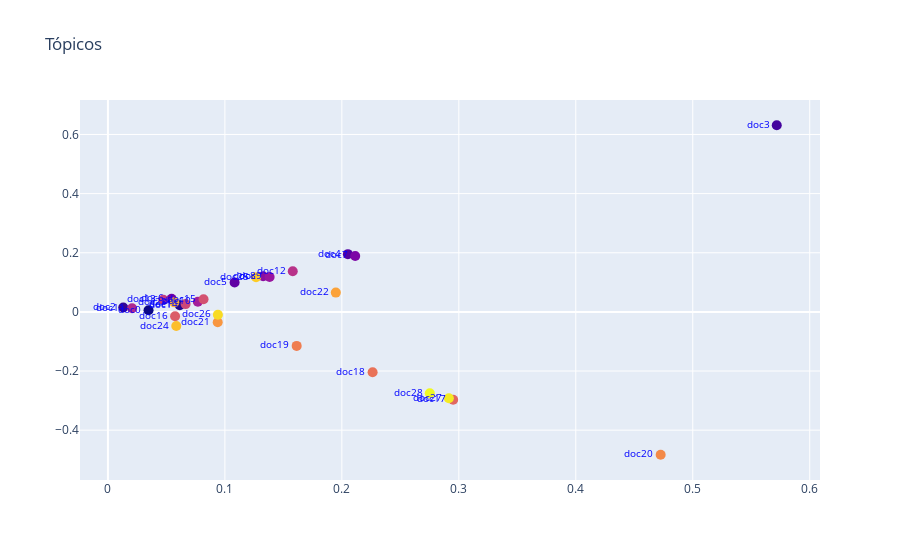

Write notebook code for a chart like this one.
### Code cell
fig = go.Figure()
fig.add_trace(go.Scatter(
    x = P_alpha[:,0], y = P_alpha[:,1],
    mode ='markers+text',
    text = ['doc' + str(i) for i in range(len(corpus))],
    marker = dict(
        size = 10,
        color = list(range(29)),
    ),
    textposition="middle left",
    textfont=dict(
        size=10,
        color="Blue"
    )
))
fig.update_layout(title='Tópicos', xaxis_zeroline=True)

fig.show()

### Figure 1 — Plotly figure (JSON) as saved in the notebook; plotly's stock layout.template omitted (floating-point values rounded to 4 significant figures)
{"data": [{"marker": {"color": [0, 1, 2, 3, 4, 5, 6, 7, 8, 9, 10, 11, 12, 13, 14, 15, 16, 17, 18, 19, 20, 21, 22, 23, 24, 25, 26, 27, 28], "size": 10}, "mode": "markers+text", "text": ["doc0", "doc1", "doc2", "doc3", "doc4", "doc5", "doc6", "doc7", "doc8", "doc9", "doc10", "doc11", "doc12", "doc13", "doc14", "doc15", "doc16", "doc17", "doc18", "doc19", "doc20", "doc21", "doc22", "doc23", "doc24", "doc25", "doc26", "doc27", "doc28"], "textfont": {"color": "Blue", "size": 10}, "textposition": "middle left", "type": "scatter", "x": [0.03473, 0.0614, 0.01311, 0.5718, 0.2052, 0.1083, 0.05442, 0.2114, 0.1327, 0.1382, 0.07688, 0.02066, 0.158, 0.04733, 0.0664, 0.08175, 0.05742, 0.2952, 0.2263, 0.1614, 0.4726, 0.09387, 0.1948, 0.05677, 0.05845, 0.1266, 0.09402, 0.2915, 0.2752], "y": [0.005789, 0.02233, 0.01498, 0.6312, 0.1953, 0.09913, 0.04443, 0.1891, 0.1205, 0.1182, 0.03413, 0.01227, 0.1372, 0.04088, 0.02625, 0.043, -0.01489, -0.2969, -0.2041, -0.115, -0.4832, -0.03481, 0.06524, 0.03223, -0.04791, 0.1174, -0.009921, -0.2922, -0.2749]}], "layout": {"autosize": true, "title": {"text": "Tópicos"}, "xaxis": {"autorange": true, "range": [-0.02865, 0.6136], "type": "linear", "zeroline": true}, "yaxis": {"autorange": true, "range": [-0.5787, 0.7267], "type": "linear"}}}
